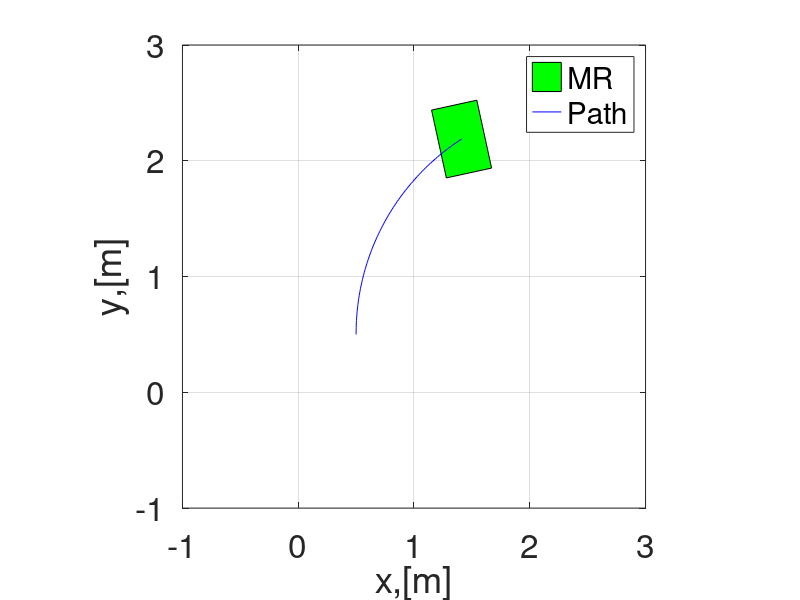
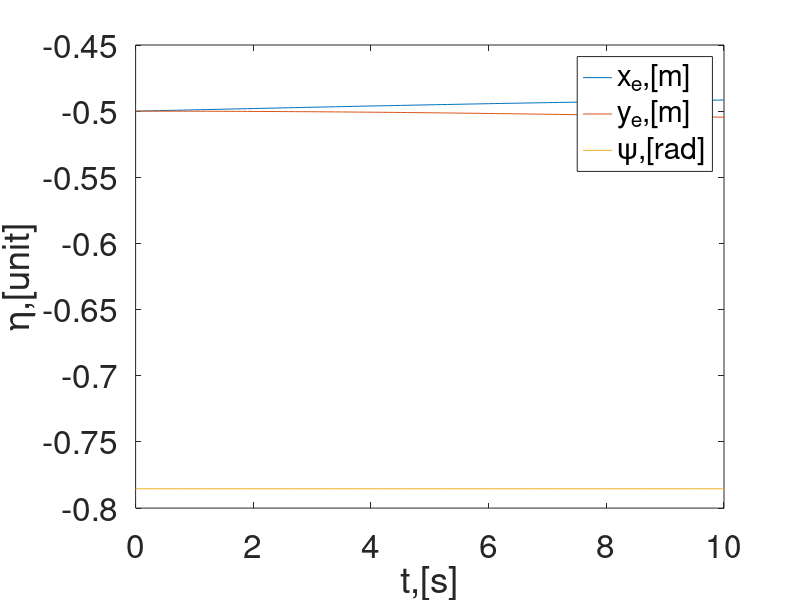

Write the MATLAB code that produced these figures, in order.
%% Kinematic simulation of a land-base mobile robot
clear all ; clc; close all;

%% Simulation parameters
dt =0.1; % Step size
ts =10; % Simulation time
t = 0:dt:ts; % Time span

%% Intial Conditions
x0 =  0.5;
y0 = 0.5;
psi0 = pi/4;

eta0 = [x0;y0;psi0];

eta(:,1) = eta0;


%% Loop starts here
for i = 1:length(t)
    psi = eta(3,i); %current orientation in rad.
    %Jacobian mattrix
    J_psi = [cos(psi) ,-sin(psi),0;
             sin(psi) , cos(psi),0;
             0,0,1];
    %% Input
%     u=0.1;% x-axis velocity with respect to B frame
%     v=0.05;% y-axis velocity with respect to B frame
%     r=0.05;% anglelar velocity with respect to B frame
    
%% Desired states(Generlized coordinates)
    eta_d = [2-2*cos(0.1*t(i));2*sin(0.1*t(i));0.1*t(i)];
    eta_d_dot=[2*0.1*sin(0.1*t(i));2*0.1*cos(0.1*t(i)); 0.1;];
    %% Vector of velocity input commands
    zeta(:,i) =inv(J_psi)* eta_d_dot;
    
    e(:,i)=eta_d -eta(:,i);
    %velocity input commands
%     zeta(:,i) =[u;v;r];
    
    %time derivatives of generalized coordinates
    eta_dot(:,i) =J_psi* zeta(:,i);
    
    %% Position propagation using Euler method
    eta(:,i+1)= eta(:,i) +dt* eta_dot(:,i); %Euler mothod
    
end

%% Plotting function
% figure
% plot(t, eta(1,1:i),'r-');
% set(gca,'fontsize',12)
% xlabel('t,[s]');
% ylabel('x,[m]');
% 
% figure
% plot(t, eta(2,1:i),'b-');
% set(gca,'fontsize',12)
% xlabel('t,[s]');
% ylabel('y,[m]');
% 
% figure
% plot(t, eta(3,1:i),'g-');
% set(gca,'fontsize',12)
% xlabel('t,[s]');
% ylabel('\psi,[rad]');

% figure
% plot(t,eta(1,1:i),'r-');
% hold on
% plot(t,eta(2,1:i),'b--');
% plot(t,eta(3,1:i),'m-.');
% legend('x,[m]','y,[m]','\psi,[rad]');
% set(gca,'fontsize',24)
% xlabel('t,[s]');
% ylabel('\eta,[units]');

%% Animation (mobile robot motion animation)
l=0.6; % length of the mobile robot
w=0.4; % width of the mobile robot
%Mobile robot coordinates
mr_co = [-l/2,l/2,l/2,-l/2,-l/2;
         -w/2,-w/2,w/2,w/2,-w/2;];
figure
for i = 1:length(t) % animation start here
    psi= eta(3,i);
    R_psi = [cos(psi), -sin(psi);
             sin(psi), cos(psi);];%rotation mattrix
    v_pos = R_psi*mr_co;
    fill(v_pos(1,:)+eta(1,i),v_pos(2,:)+eta(2,i),'g');
    hold on, grid on;
    axis([-1 3 -1 3]),axis square
    plot(eta(1,1:i),eta(2,1:i),'-b');
    legend('MR','Path');
    set(gca,'fontsize',24)
    xlabel('x,[m]'); ylabel('y,[m]');
    pause(0.1);
    hold off
end %animation end here

 figure
 plot(t, e);
 legend('x_e,[m]','y_e,[m]','\psi,[rad]');
 set(gca,'fontsize',24)
 xlabel('t,[s]');
 ylabel('\eta,[unit]');